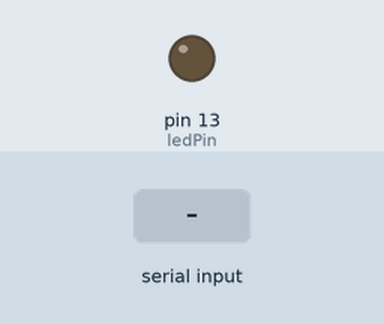
Recording of a sketch running on a simulated Arduino Uno, built with avr-gcc and run on an emulated ATmega328P. On the bench: output pins drawn as LEDs (lit = HIGH). Inputs (shaded band) come from the test bench.

Above: at 1.2 s.
1.3 s: "1" received over Serial
At 2.1 s:
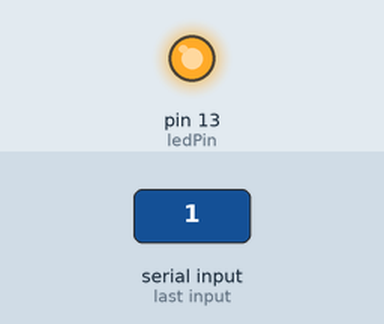
2.8 s: "0" received over Serial
At 3.3 s:
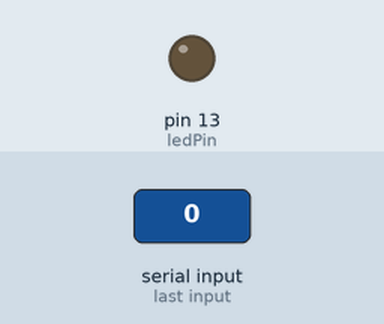
Timing chart, 0 to 5.8 s (numbered marks = the images above; inputs shaded):
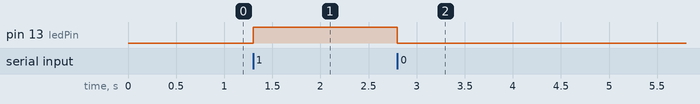

Measured:
- after the input at 1.3 s, pin 13 (ledPin): LOW → HIGH at once
- after the input at 2.8 s, pin 13 (ledPin): HIGH → LOW at once

The sketch:

Blink.ino
```cpp
int incomingByte = 0;
int ledPin = 13;

void setup(){
  Serial.begin(9600);
  pinMode(ledPin, OUTPUT);
}

void loop(){
  if (true) {
    // read the incoming byte:
    incomingByte = Serial.read();

    // say what you got:
    if(incomingByte == 49) { // ASCII printable characters: 49 means number 1
    digitalWrite(ledPin, HIGH);
    delay(1000);
    }
  else if(incomingByte == 48) { // ASCII printable characters: 48 means number 0
    digitalWrite(ledPin, LOW);
    delay(1000);
    }
  }
}
```
